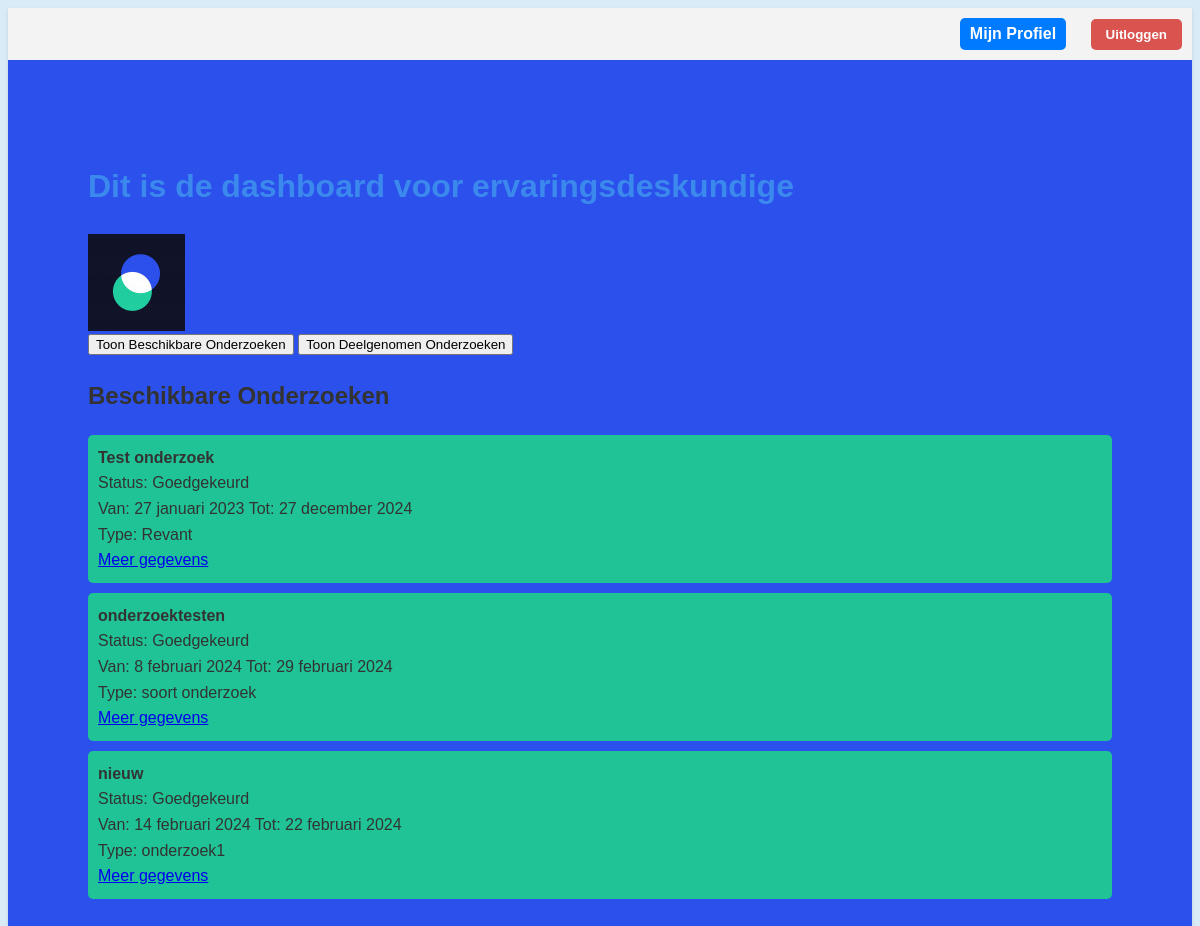
Page /ervaringsdeskundige/dashboard/ (signed in) on the committed database.
### core/models.py (models this page shows)
class Onderzoek(models.Model):
    onderzoek_id = models.AutoField(primary_key=True)
    titel = models.CharField(max_length=255)
    omschrijving = models.TextField(blank=True, null=True)
    status = models.CharField(max_length=50, blank=True, null=True)
    beschikbaar = models.BooleanField(default=True)
    datum_vanaf = models.DateField(blank=True, null=True)
    datum_tot = models.DateField(blank=True, null=True)
    type_onderzoek = models.CharField(max_length=50, blank=True, null=True)
    locatie = models.CharField(max_length=255, blank=True, null=True)
    met_beloning = models.BooleanField(default=False)
    beloning = models.CharField(max_length=255, blank=True, null=True)
    doelgroep_leeftijd_van = models.IntegerField(blank=True, null=True)
    doelgroep_leeftijd_tot = models.IntegerField(blank=True, null=True)
    doelgroep_beperking = models.CharField(max_length=255, blank=True, null=True)
    organisatie = models.ForeignKey(Organisaties, on_delete=models.CASCADE)
    class Meta:
        db_table = 'Onderzoek'

### ervaringsdeskundige/views.py (the view)
# urls.py: path('dashboard/', onderzoek_dashboard, name='dashboard_beheer'),
@login_required()
def dashboard(request):
    ervaringsdeskundige = Ervaringsdeskundige.objects.filter(gebruiker=request.user).first()
    if ervaringsdeskundige:
        beschikbare_onderzoeken = Onderzoek.objects.exclude(
            onderzoekervaringsdeskundige__ervaringsdeskundige=ervaringsdeskundige).filter(status='Goedgekeurd',
                                                                                          beschikbaar=True)
        context = {
            'beschikbare_onderzoeken': beschikbare_onderzoeken,
        }
        return render(request, 'dashboard_deskundige.html', context)
    else:
        return HttpResponse('Je moet een ervaringsdeskundige zijn om deze pagina te bekijken.', status=403)

### ervaringsdeskundige/templates/dashboard_deskundige.html (shortened to what this page needs)
<!DOCTYPE html>
<html lang="nl">
<head>
    {% load static %}
    <link rel="stylesheet" href="{% static 'CSS/deskundige.css' %}" type="text/css">
</head>
<body data-login-url="{% url 'login' %}">
<header>
    <div class="profile-link-container">
        <a href="{% url 'profiel' %}" class="profile-link">Mijn Profiel</a>
        <button onclick="logoutUser()" data-logout-url="{% url 'logout' %}" class="logout-button">Uitloggen</button>
    </div>
</header>
<main>
    <h1>Dit is de dashboard voor ervaringsdeskundige</h1>
    <img src="{% static 'images/icon_accessibility.jpg' %}" alt="Icon Accessibility" class="icon-accessibility">
    <div id="onderzoeken-buttons">
        <button id="show-beschikbare-onderzoeken">Toon Beschikbare Onderzoeken</button>
        <button id="show-deelgenomen-onderzoeken">Toon Deelgenomen Onderzoeken</button>
        <h2 id="onderzoeken-titel">Beschikbare Onderzoeken</h2>
    </div>
    <div id="onderzoeken-container" data-laad-onderzoeken-url="{% url 'laad_onderzoeken' %}">
        <form method="post">
            <ul>
                {% for onderzoek in beschikbare_onderzoeken %}
                    <li>
                        <strong>{{ onderzoek.titel }}</strong><br>
                        Status: {{ onderzoek.status }}<br>
                        Van: {{ onderzoek.datum_vanaf }} Tot: {{ onderzoek.datum_tot }}<br>
                        Type: {{ onderzoek.type_onderzoek }}<br>
                        <a href="{% url 'onderzoek_details' onderzoek.onderzoek_id %}">Meer gegevens</a>
                    </li>
                {% endfor %}
            </ul>
        </form>
    </div>
</main>
</body>
</html>

### ervaringsdeskundige/static/CSS/deskundige.css (style rules this page uses)
h1 { color: rgb(60, 137, 238); }
.icon-accessibility { height: 97px; width: 97px; display: block; margin-left: 0px; margin-right: auto; }
ul { list-style: none; padding: 0; }
ul li { background-color: #1fc396; margin: 10px 0; padding: 10px; border-radius: 5px; }
body { font-family: Arial, sans-serif; color: #333; line-height: 1.6; background-color: #d9ebf7; background-size: 20px 20px; background-position: 0 0, 10px 10px, 10px 0, 0 10px; }
main { margin: 0 auto; padding: 5rem; background-color: #2b50ec; box-shadow: 0 2px 4px rgba(0, 0, 0, 0.1); }
header { display: flex; justify-content: flex-end; padding: 10px; background-color: #f3f3f3; box-shadow: 0 2px 4px rgba(0,0,0,0.1); }
.profile-link { display: inline-block; padding: 3px 10px; background-color: #007bff; color: white; text-decoration: none; border: none; border-radius: 5px; font-weight: bold; cursor: pointer; margin-right: 10px; }
.logout-button { display: inline-block; padding: 8px 15px; background-color: #d9534f; color: white; text-decoration: none; border: none; border-radius: 5px; font-weight: bold; cursor: pointer; margin-left: 10px; }

### rows in the picture
Onderzoek: titel "Test onderzoek", status "Goedgekeurd", datum_vanaf "27 januari 2023", datum_tot "27 december 2024", type_onderzoek "Revant"
Onderzoek: titel "onderzoektesten", status "Goedgekeurd", datum_vanaf "8 februari 2024", datum_tot "29 februari 2024", type_onderzoek "soort onderzoek"
Onderzoek: titel "nieuw", status "Goedgekeurd", datum_vanaf "14 februari 2024", datum_tot "22 februari 2024", type_onderzoek "onderzoek1"
